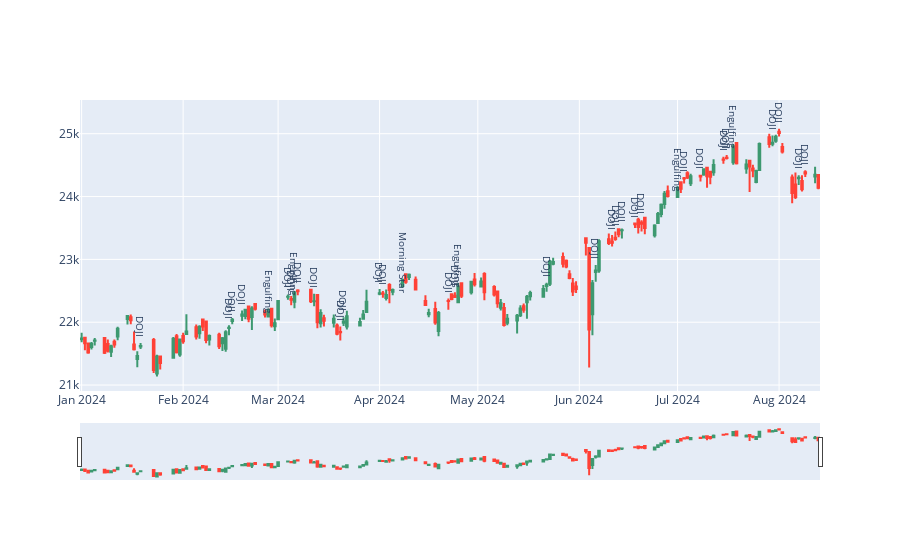

Notebook source saved alongside this figure:
### Code cell
import plotly.graph_objects as go
import pandas as pd

# Assuming nifty_data is your DataFrame containing the Open, High, Low, Close, and pattern data.

# Plot the candlestick chart
fig = go.Figure(data=[go.Candlestick(x=nifty_data.index,
                open=nifty_data['Open'],
                high=nifty_data['High'],
                low=nifty_data['Low'],
                close=nifty_data['Close'])])

# Set the vertical offset for the annotations
vertical_offset = 100  # Adjust this value for the vertical position

# Set the font size to ensure it fits within the candlestick width
annotation_font_size = 10  # Adjust this value to fit within the candle width

# Loop through the DataFrame to find patterns and add annotations
for i, row in nifty_data.iterrows():
    annotations = []
    
    # Check for each pattern and add to the annotations list
    if row['DOJI'] == 100:
        annotations.append("DOJI")
    if row['MORNINGSTAR'] == 100:
        annotations.append("Morning Star")
    if row['HAMMER'] == 100:
        annotations.append("Hammer")
    if row['MORNINGDOJISTAR'] == 100:
        annotations.append("Morning Doji Star")
    if row['Engulfing'] == 100:
        annotations.append("Engulfing")
    
    # If any annotations were found, place them vertically on the chart
    if annotations:
        fig.add_annotation(
            x=i,
            y=row['High'] + vertical_offset,  # Adjust y position to place above the candle
            text='<br>'.join(annotations),  # Join annotations with a line break to stack them
            showarrow=False,
            yshift=10,  # Adjust the vertical spacing
            textangle=90,  # Rotate text 90 degrees
            font=dict(size=annotation_font_size)  # Set the font size for the annotation
        )

# Show the plot
fig.show()

### Figure 1 — Plotly figure (JSON) as saved in the notebook; plotly's stock layout.template omitted (floating-point values rounded to 4 significant figures; data arrays with more than 128 entries replaced by an {"elided": "..."} marker saying what was removed)
{"data": [{"close": {"elided": "151 float values"}, "high": {"elided": "151 float values"}, "low": {"elided": "151 float values"}, "open": {"elided": "151 float values"}, "type": "candlestick", "x": {"elided": "151 str values"}}], "layout": {"annotations": [{"font": {"size": 10}, "showarrow": false, "text": "DOJI", "textangle": 90, "x": "2024-01-19T00:00:00", "y": 21770.0, "yshift": 10}, {"font": {"size": 10}, "showarrow": false, "text": "DOJI", "textangle": 90, "x": "2024-02-15T00:00:00", "y": 22050.0, "yshift": 10}, {"font": {"size": 10}, "showarrow": false, "text": "DOJI", "textangle": 90, "x": "2024-02-16T00:00:00", "y": 22170.0, "yshift": 10}, {"font": {"size": 10}, "showarrow": false, "text": "DOJI", "textangle": 90, "x": "2024-02-19T00:00:00", "y": 22290.0, "yshift": 10}, {"font": {"size": 10}, "showarrow": false, "text": "Engulfing", "textangle": 90, "x": "2024-02-27T00:00:00", "y": 22320.0, "yshift": 10}, {"font": {"size": 10}, "showarrow": false, "text": "DOJI", "textangle": 90, "x": "2024-03-04T00:00:00", "y": 22540.0, "yshift": 10}, {"font": {"size": 10}, "showarrow": false, "text": "DOJI", "textangle": 90, "x": "2024-03-05T00:00:00", "y": 22520.0, "yshift": 10}, {"font": {"size": 10}, "showarrow": false, "text": "Engulfing", "textangle": 90, "x": "2024-03-06T00:00:00", "y": 22600.0, "yshift": 10}, {"font": {"size": 10}, "showarrow": false, "text": "DOJI", "textangle": 90, "x": "2024-03-07T00:00:00", "y": 22630.0, "yshift": 10}, {"font": {"size": 10}, "showarrow": false, "text": "DOJI", "textangle": 90, "x": "2024-03-12T00:00:00", "y": 22550.0, "yshift": 10}, {"font": {"size": 10}, "showarrow": false, "text": "DOJI", "textangle": 90, "x": "2024-03-20T00:00:00", "y": 22030.0, "yshift": 10}, {"font": {"size": 10}, "showarrow": false, "text": "DOJI", "textangle": 90, "x": "2024-03-21T00:00:00", "y": 22180.0, "yshift": 10}, {"font": {"size": 10}, "showarrow": false, "text": "DOJI", "textangle": 90, "x": "2024-04-01T00:00:00", "y": 22630.0, "yshift": 10}, {"font": {"size": 10}, "showarrow": false, "text": "DOJI", "textangle": 90, "x": "2024-04-02T00:00:00", "y": 22600.0, "yshift": 10}, {"font": {"size": 10}, "showarrow": false, "text": "Morning Star", "textangle": 90, "x": "2024-04-08T00:00:00", "y": 22800.0, "yshift": 10}, {"font": {"size": 10}, "showarrow": false, "text": "DOJI", "textangle": 90, "x": "2024-04-22T00:00:00", "y": 22480.0, "yshift": 10}, {"font": {"size": 10}, "showarrow": false, "text": "DOJI", "textangle": 90, "x": "2024-04-24T00:00:00", "y": 22580.0, "yshift": 10}, {"font": {"size": 10}, "showarrow": false, "text": "Engulfing", "textangle": 90, "x": "2024-04-25T00:00:00", "y": 22730.0, "yshift": 10}, {"font": {"size": 10}, "showarrow": false, "text": "DOJI", "textangle": 90, "x": "2024-05-22T00:00:00", "y": 22730.0, "yshift": 10}, {"font": {"size": 10}, "showarrow": false, "text": "DOJI", "textangle": 90, "x": "2024-06-06T00:00:00", "y": 23010.0, "yshift": 10}, {"font": {"size": 10}, "showarrow": false, "text": "DOJI", "textangle": 90, "x": "2024-06-11T00:00:00", "y": 23490.0, "yshift": 10}, {"font": {"size": 10}, "showarrow": false, "text": "DOJI", "textangle": 90, "x": "2024-06-12T00:00:00", "y": 23540.0, "yshift": 10}, {"font": {"size": 10}, "showarrow": false, "text": "DOJI", "textangle": 90, "x": "2024-06-14T00:00:00", "y": 23590.0, "yshift": 10}, {"font": {"size": 10}, "showarrow": false, "text": "DOJI", "textangle": 90, "x": "2024-06-18T00:00:00", "y": 23680.0, "yshift": 10}, {"font": {"size": 10}, "showarrow": false, "text": "DOJI", "textangle": 90, "x": "2024-06-20T00:00:00", "y": 23724, "yshift": 10}, {"font": {"size": 10}, "showarrow": false, "text": "Engulfing", "textangle": 90, "x": "2024-07-01T00:00:00", "y": 24264, "yshift": 10}, {"font": {"size": 10}, "showarrow": false, "text": "DOJI", "textangle": 90, "x": "2024-07-03T00:00:00", "y": 24410.0, "yshift": 10}, {"font": {"size": 10}, "showarrow": false, "text": "DOJI", "textangle": 90, "x": "2024-07-08T00:00:00", "y": 24440.0, "yshift": 10}, {"font": {"size": 10}, "showarrow": false, "text": "DOJI", "textangle": 90, "x": "2024-07-15T00:00:00", "y": 24740.0, "yshift": 10}, {"font": {"size": 10}, "showarrow": false, "text": "DOJI", "textangle": 90, "x": "2024-07-16T00:00:00", "y": 24760.0, "yshift": 10}, {"font": {"size": 10}, "showarrow": false, "text": "Engulfing", "textangle": 90, "x": "2024-07-18T00:00:00", "y": 24940.0, "yshift": 10}, {"font": {"size": 10}, "showarrow": false, "text": "DOJI", "textangle": 90, "x": "2024-07-30T00:00:00", "y": 25070.0, "yshift": 10}, {"font": {"size": 10}, "showarrow": false, "text": "DOJI", "textangle": 90, "x": "2024-08-01T00:00:00", "y": 25180.0, "yshift": 10}, {"font": {"size": 10}, "showarrow": false, "text": "DOJI", "textangle": 90, "x": "2024-08-07T00:00:00", "y": 24440.0, "yshift": 10}, {"font": {"size": 10}, "showarrow": false, "text": "DOJI", "textangle": 90, "x": "2024-08-09T00:00:00", "y": 24520.0, "yshift": 10}]}}
